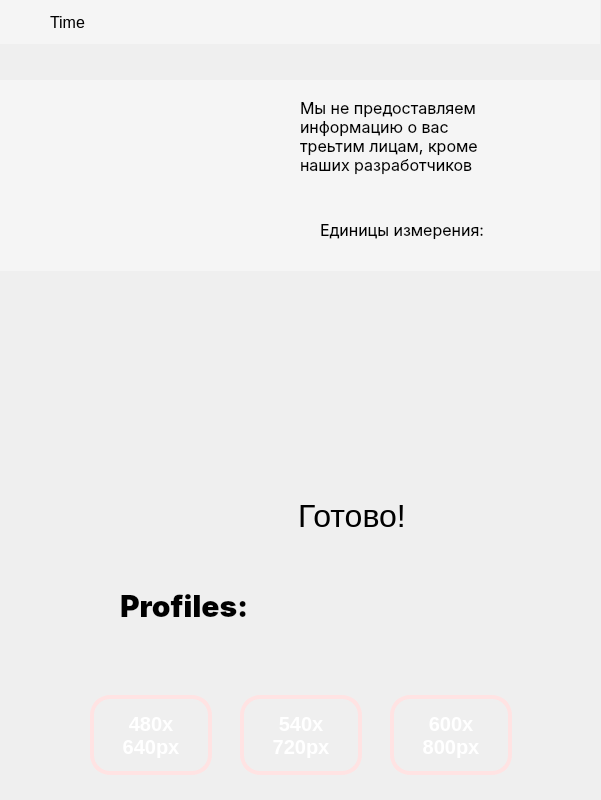
<?xml version="1.0" encoding="UTF-8"?>
<ui version="4.0">
 <class>Form</class>
 <widget class="QWidget" name="Form">
  <property name="geometry">
   <rect>
    <x>0</x>
    <y>0</y>
    <width>601</width>
    <height>800</height>
   </rect>
  </property>
  <property name="windowTitle">
   <string>Настройки</string>
  </property>
  <property name="autoFillBackground">
   <bool>false</bool>
  </property>
  <property name="styleSheet">
   <string notr="true"/>
  </property>
  <widget class="QLabel" name="label">
   <property name="geometry">
    <rect>
     <x>0</x>
     <y>0</y>
     <width>600</width>
     <height>800</height>
    </rect>
   </property>
   <property name="styleSheet">
    <string notr="true"/>
   </property>
   <property name="text">
    <string/>
   </property>
   <property name="pixmap">
    <pixmap resource="../resources/images/wtf.qrc">:/backgrounds/done_backgrounds/First_Menu.png</pixmap>
   </property>
  </widget>
  <widget class="QLabel" name="lblText1">
   <property name="geometry">
    <rect>
     <x>300</x>
     <y>96</y>
     <width>201</width>
     <height>81</height>
    </rect>
   </property>
   <property name="font">
    <font>
     <family>Inter</family>
     <pointsize>-1</pointsize>
     <weight>50</weight>
     <italic>false</italic>
     <bold>false</bold>
    </font>
   </property>
   <property name="styleSheet">
    <string notr="true">position: absolute;
width: 220px;
height: 74px;
left: 673px;
top: 362px;

font-family: 'Inter';
font-style: normal;
font-weight: 400;
font-size: 16px;
line-height: 100%;
/* or 16px */

display: flex;
align-items: center;
text-align: center;
letter-spacing: 0.1em;

color: #000000;
</string>
   </property>
   <property name="text">
    <string>Мы не предоставляем
информацию о вас
треьтим лицам, кроме
наших разработчиков</string>
   </property>
  </widget>
  <widget class="QLabel" name="label_3">
   <property name="geometry">
    <rect>
     <x>120</x>
     <y>590</y>
     <width>141</width>
     <height>31</height>
    </rect>
   </property>
   <property name="font">
    <font>
     <family>Inter</family>
     <pointsize>-1</pointsize>
     <weight>99</weight>
     <italic>false</italic>
     <bold>true</bold>
    </font>
   </property>
   <property name="styleSheet">
    <string notr="true">position: absolute;
width: 160px;
height: 28px;
left: 104px;
top: 598px;

font-family: 'Inter';
font-style: normal;
font-weight: 900;
font-size: 30px;
line-height: 100%;

display: flex;
align-items: center;
text-align: center;
letter-spacing: 0.1em;
</string>
   </property>
   <property name="text">
    <string>Profiles:</string>
   </property>
  </widget>
  <widget class="QPushButton" name="btnSetSize1">
   <property name="geometry">
    <rect>
     <x>90</x>
     <y>695</y>
     <width>122</width>
     <height>80</height>
    </rect>
   </property>
   <property name="styleSheet">
    <string notr="true">position: absolute;
width: 122px;
height: 80px;
left: 0.35px;
top: 0.53px;

font-family: 'Inter';
font-style: normal;
font-weight: 600;
font-size: 20px;
line-height: 100%;
/* or 24px */

display: flex;
align-items: center;
text-align: center;
letter-spacing: 0.1em;

color: #FFFFFF;

mix-blend-mode: difference;
border: 4px solid #FFE3E3;
filter: drop-shadow(0px 0px 20px rgba(250, 237, 190, 0.85));
border-radius: 20px;</string>
   </property>
   <property name="text">
    <string>480x
640px</string>
   </property>
  </widget>
  <widget class="QPushButton" name="btnSetSize2">
   <property name="geometry">
    <rect>
     <x>240</x>
     <y>695</y>
     <width>122</width>
     <height>80</height>
    </rect>
   </property>
   <property name="styleSheet">
    <string notr="true">position: absolute;
width: 122px;
height: 80px;
left: 0.35px;
top: 0.53px;

font-family: 'Inter';
font-style: normal;
font-weight: 600;
font-size: 20px;
line-height: 100%;
/* or 24px */

display: flex;
align-items: center;
text-align: center;
letter-spacing: 0.1em;

color: #FFFFFF;

mix-blend-mode: difference;
border: 4px solid #FFE3E3;
filter: drop-shadow(0px 0px 20px rgba(250, 237, 190, 0.85));
border-radius: 20px;</string>
   </property>
   <property name="text">
    <string>540x
720px</string>
   </property>
  </widget>
  <widget class="QPushButton" name="btnSetSize3">
   <property name="geometry">
    <rect>
     <x>390</x>
     <y>695</y>
     <width>122</width>
     <height>80</height>
    </rect>
   </property>
   <property name="styleSheet">
    <string notr="true">position: absolute;
width: 122px;
height: 80px;
left: 0.35px;
top: 0.53px;

font-family: 'Inter';
font-style: normal;
font-weight: 600;
font-size: 20px;
line-height: 100%;
/* or 24px */

display: flex;
align-items: center;
text-align: center;
letter-spacing: 0.1em;

color: #FFFFFF;

mix-blend-mode: difference;
border: 4px solid #FFE3E3;
filter: drop-shadow(0px 0px 20px rgba(250, 237, 190, 0.85));
border-radius: 20px;</string>
   </property>
   <property name="text">
    <string>600x
800px</string>
   </property>
  </widget>
  <widget class="QLabel" name="label_4">
   <property name="geometry">
    <rect>
     <x>296</x>
     <y>500</y>
     <width>112</width>
     <height>32</height>
    </rect>
   </property>
   <property name="sizeIncrement">
    <size>
     <width>0</width>
     <height>0</height>
    </size>
   </property>
   <property name="font">
    <font>
     <pointsize>-1</pointsize>
     <weight>50</weight>
     <italic>false</italic>
     <bold>false</bold>
    </font>
   </property>
   <property name="styleSheet">
    <string notr="true">position: absolute;
width: 116px;
height: 30px;
left: 282px;
top: 508px;

font-style: normal;
font-weight: 400;
font-size: 32px;
line-height: 100%;
/* or 36px */

display: flex;
align-items: center;

-webkit-background-clip: text;
-webkit-text-fill-color: transparent;
background-clip: text;
text-fill-color: transparent;</string>
   </property>
   <property name="text">
    <string>Готово!</string>
   </property>
   <property name="alignment">
    <set>Qt::AlignCenter</set>
   </property>
  </widget>
  <widget class="QLabel" name="label_5">
   <property name="geometry">
    <rect>
     <x>0</x>
     <y>80</y>
     <width>600</width>
     <height>191</height>
    </rect>
   </property>
   <property name="styleSheet">
    <string notr="true">position: absolute;
width: 600px;
height: 80px;
left: 378px;
top: 359px;

background: rgba(255, 255, 255, 0.4);
mix-blend-mode: soft-light;</string>
   </property>
   <property name="text">
    <string/>
   </property>
  </widget>
  <widget class="QPushButton" name="btnSettings">
   <property name="enabled">
    <bool>true</bool>
   </property>
   <property name="geometry">
    <rect>
     <x>15</x>
     <y>8</y>
     <width>30</width>
     <height>30</height>
    </rect>
   </property>
   <property name="font">
    <font>
     <kerning>true</kerning>
    </font>
   </property>
   <property name="autoFillBackground">
    <bool>false</bool>
   </property>
   <property name="styleSheet">
    <string notr="true">border: none;
background-color: rgba(255, 255, 255, 0);</string>
   </property>
   <property name="text">
    <string/>
   </property>
   <property name="icon">
    <iconset>
     <normaloff>../resources/icons/bootstrap-icons-1.9.1/gear.svg</normaloff>../resources/icons/bootstrap-icons-1.9.1/gear.svg</iconset>
   </property>
   <property name="iconSize">
    <size>
     <width>22</width>
     <height>22</height>
    </size>
   </property>
   <property name="shortcut">
    <string/>
   </property>
   <property name="checkable">
    <bool>false</bool>
   </property>
   <property name="autoExclusive">
    <bool>false</bool>
   </property>
   <property name="autoRepeatDelay">
    <number>300</number>
   </property>
  </widget>
  <widget class="QPushButton" name="btnInfo">
   <property name="enabled">
    <bool>true</bool>
   </property>
   <property name="geometry">
    <rect>
     <x>520</x>
     <y>116</y>
     <width>40</width>
     <height>40</height>
    </rect>
   </property>
   <property name="font">
    <font>
     <pointsize>8</pointsize>
     <kerning>false</kerning>
    </font>
   </property>
   <property name="autoFillBackground">
    <bool>false</bool>
   </property>
   <property name="styleSheet">
    <string notr="true">border: none;
background-color: rgba(255, 255, 255, 0);</string>
   </property>
   <property name="text">
    <string/>
   </property>
   <property name="icon">
    <iconset resource="../resources/icons/icons.qrc">
     <normaloff>:/newPrefix/project_icons/info-circle1.svg</normaloff>:/newPrefix/project_icons/info-circle1.svg</iconset>
   </property>
   <property name="iconSize">
    <size>
     <width>36</width>
     <height>36</height>
    </size>
   </property>
   <property name="checkable">
    <bool>false</bool>
   </property>
  </widget>
  <widget class="QPushButton" name="btnShowMenu">
   <property name="geometry">
    <rect>
     <x>580</x>
     <y>12</y>
     <width>20</width>
     <height>20</height>
    </rect>
   </property>
   <property name="styleSheet">
    <string notr="true">border: none;
background-color: rgba(255, 255, 255, 0);</string>
   </property>
   <property name="text">
    <string/>
   </property>
   <property name="icon">
    <iconset>
     <normaloff>../resources/icons/bootstrap-icons-1.9.1/eye-slash.svg</normaloff>../resources/icons/bootstrap-icons-1.9.1/eye-slash.svg</iconset>
   </property>
   <property name="iconSize">
    <size>
     <width>20</width>
     <height>20</height>
    </size>
   </property>
   <property name="checkable">
    <bool>false</bool>
   </property>
  </widget>
  <widget class="QLabel" name="label_6">
   <property name="geometry">
    <rect>
     <x>0</x>
     <y>0</y>
     <width>600</width>
     <height>44</height>
    </rect>
   </property>
   <property name="styleSheet">
    <string notr="true">border: none;
background-size: 120px 120px;
/*width: 160px;
height:160px;*/
background-color: rgba(255, 255, 255, 0.4);</string>
   </property>
   <property name="text">
    <string/>
   </property>
  </widget>
  <widget class="QLabel" name="lblTime">
   <property name="geometry">
    <rect>
     <x>50</x>
     <y>12</y>
     <width>66</width>
     <height>20</height>
    </rect>
   </property>
   <property name="font">
    <font>
     <pointsize>12</pointsize>
    </font>
   </property>
   <property name="text">
    <string>Time</string>
   </property>
  </widget>
  <widget class="QLabel" name="lblBattery">
   <property name="geometry">
    <rect>
     <x>126</x>
     <y>10</y>
     <width>24</width>
     <height>24</height>
    </rect>
   </property>
   <property name="font">
    <font>
     <pointsize>8</pointsize>
    </font>
   </property>
   <property name="styleSheet">
    <string notr="true">body {
    background-image: url(:/newPrefix/bootstrap-icons-1.9.1/battery-full.svg);
    background-size: cover;
};
body.stretch {
    width:100%;
    height:100%;
}
border: none;
background-color: rgba(255, 255, 255, 0);</string>
   </property>
   <property name="text">
    <string/>
   </property>
   <property name="textFormat">
    <enum>Qt::AutoText</enum>
   </property>
   <property name="pixmap">
    <pixmap>../resources/icons/bootstrap-icons-1.9.1/battery-full.svg</pixmap>
   </property>
   <property name="scaledContents">
    <bool>false</bool>
   </property>
   <property name="alignment">
    <set>Qt::AlignCenter</set>
   </property>
   <property name="wordWrap">
    <bool>false</bool>
   </property>
  </widget>
  <widget class="QLabel" name="lblText1_2">
   <property name="geometry">
    <rect>
     <x>320</x>
     <y>210</y>
     <width>181</width>
     <height>40</height>
    </rect>
   </property>
   <property name="font">
    <font>
     <family>Inter</family>
     <pointsize>-1</pointsize>
     <weight>50</weight>
     <italic>false</italic>
     <bold>false</bold>
    </font>
   </property>
   <property name="styleSheet">
    <string notr="true">position: absolute;
width: 220px;
height: 74px;
left: 673px;
top: 362px;

font-family: 'Inter';
font-style: normal;
font-weight: 400;
font-size: 16px;
line-height: 100%;
/* or 16px */

display: flex;
align-items: center;
text-align: center;
letter-spacing: 0.1em;

color: #000000;
</string>
   </property>
   <property name="text">
    <string>Единицы измерения:</string>
   </property>
   <property name="alignment">
    <set>Qt::AlignLeading|Qt::AlignLeft|Qt::AlignVCenter</set>
   </property>
  </widget>
  <zorder>label</zorder>
  <zorder>label_6</zorder>
  <zorder>label_5</zorder>
  <zorder>lblText1</zorder>
  <zorder>label_3</zorder>
  <zorder>btnSetSize1</zorder>
  <zorder>btnSetSize2</zorder>
  <zorder>btnSetSize3</zorder>
  <zorder>label_4</zorder>
  <zorder>lblTime</zorder>
  <zorder>lblBattery</zorder>
  <zorder>btnShowMenu</zorder>
  <zorder>btnSettings</zorder>
  <zorder>btnInfo</zorder>
  <zorder>lblText1_2</zorder>
 </widget>
 <resources>
  <include location="../resources/images/wtf.qrc"/>
  <include location="../resources/icons/icons.qrc"/>
 </resources>
 <connections/>
</ui>
